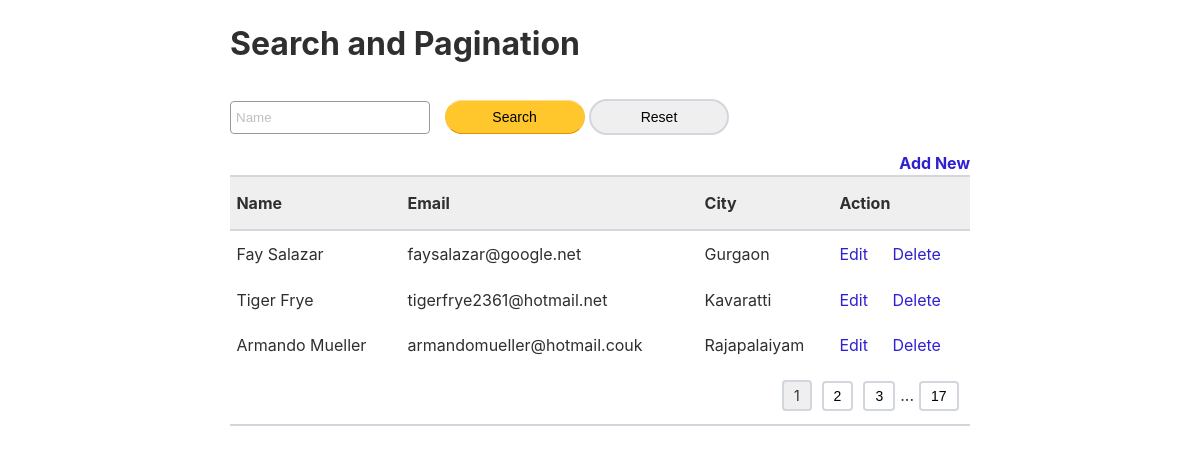
The page / on the database its author committed.
### tables this page shows
CREATE TABLE `users` (
  `id` mediumint(8) unsigned NOT NULL auto_increment,
  `name` varchar(255) default NULL,
  `email` varchar(255) default NULL,
  `city` varchar(255),
  PRIMARY KEY (`id`)
) AUTO_INCREMENT=1;

### lib/DataSource.php (called while the page is built, shortened)
<?php
class DataSource
{
    private $connection;
    function __construct()
    {
        $this->connection = $this->getConnection();
    }
    public function getConnection()
    {
        $connection = new \mysqli(self::HOST, self::USERNAME, self::PASSWORD, self::DATABASENAME);
        $connection->set_charset("utf8");
        return $connection;
    }
    public function execute($query, $paramType = "", $paramArray = array())
    {
        $statement = $this->connection->prepare($query);
        $statement->execute();
        return $statement;
    }
    public function select($query, $paramType = "", $paramArray = array())
    {
        $statement = $this->execute($query, $paramType, $paramArray);
        $result = $statement->get_result();
        if ($result->num_rows > 0) {
            $resultset = null;
            while ($row = $result->fetch_assoc()) {
                $resultset[] = $row;
            }
            return $resultset;
        }
    }
    public function getRecordCount($query, $paramType = "", $paramArray = array())
    {
        $statement = $this->execute($query, $paramType, $paramArray);
        $statement->store_result();
        return $statement->num_rows;
    }
}

### index.php (the view, shortened to what this page needs)
<?php
require_once __DIR__ . '/lib/perpage.php';
require_once __DIR__ . '/lib/DataSource.php';
$database = new DataSource();
$name = "";
$queryCondition = "";
$paramType = "";
$paramValue = [];
$orderby = " ORDER BY id DESC";
$sql = "SELECT * FROM users" . $queryCondition . $orderby;
$href = 'index.php';
$perPage = 3;
$page = 1;
$start = ($page - 1) * $perPage;
$query = $sql . " limit " . $start . "," . $perPage;
$result = $database->select($query, $paramType, $paramValue);
if (! empty($result)) {
    $result["perpage"] = showperpage($sql, $perPage, $href, $paramType, $paramValue);
}
?>
<html>
<head>
    <link rel="stylesheet" type="text/css" href="css/style.css" />
    <link rel="stylesheet" type="text/css" href="css/table.css" />
    <link rel="stylesheet" type="text/css" href="css/form.css" />
</head>
<body>
    <div class="phppot-container">
        <h1>Search and Pagination</h1>
        <div>
            <form name="frmSearch" method="post" action="">
                <div>
                    <p>
                        <input type="text" placeholder="Name"
                            name="search[name]"
                            value="<?php echo $name; ?>" /> <input
                            type="submit" name="go" class="btnSearch"
                            value="Search"> <input type="reset"
                            class="btnReset" value="Reset"
                            onclick="window.location='index.php'">
                    </p>
                </div>
                <div>
                    <a class="font-bold float-right" href="add.php">Add
                        New</a>
                </div>
                <table class="stripped">
                    <thead>
                        <tr>
                            <th>Name</th>
                            <th>Email</th>
                            <th>City</th>
                            <th>Action</th>
                        </tr>
                    </thead>
                    <tbody>
                        <?php
                        if (! empty($result)) {
                            foreach ($result as $key => $value) {
                                if (is_numeric($key)) {
                        ?>
                                    <tr>
                                        <td><?php echo $result[$key]['name']; ?></td>
                                        <td><?php echo $result[$key]['email']; ?></td>
                                        <td><?php echo $result[$key]['city']; ?></td>
                                        <td><a class="mr-20"
                                                href="edit.php?id=<?php echo $result[$key]["id"]; ?>">Edit</a>
                                            <a
                                                href="delete.php?action=delete&id=<?php echo $result[$key]["id"]; ?>">Delete</a>
                                        </td>
                                    </tr>
                            <?php
                                }
                            }
                        }
                        if (isset($result["perpage"])) {
                            ?>
                            <tr>
                                <td colspan="6" align=right> <?php echo $result["perpage"]; ?></td>
                            </tr>
                        <?php } ?>
                    </tbody>
                </table>
            </form>
        </div>
    </div>
</body>
</html>

### lib/perpage.php (shortened to what this page needs)
<?php
function perpage($count, $per_page = '10', $href)
{
    $output = '';
    if ($per_page != 0)
        $pages = ceil($count / $per_page);
    if ($pages >= 1) {
        for ($i = ($_POST["page"] - 2); $i <= ($_POST["page"] + 2); $i ++) {
            if ($i < 1)
                continue;
            if ($_POST["page"] == $i)
                $output = $output . '<span id=' . $i . ' class="current-page" >' . $i . '</span>';
            else
                $output = $output . '<input type="submit" name="page" class="perpage-link" value="' . $i . '" />';
        }
        if (($pages - ($_POST["page"] + 2)) > 1) {
            $output = $output . '...';
        }
        if (($pages - ($_POST["page"] + 2)) > 0) {
            if ($_POST["page"] == $pages)
                $output = $output . '<span id=' . ($pages) . ' class="current-page">' . ($pages) . '</span>';
            else
                $output = $output . '<input type="submit" name="page" class="perpage-link" value="' . $pages . '" />';
        }
    }
    return $output;
}
function showperpage($sql, $per_page = 10, $href, $paramType, $paramValue)
{
    require_once __DIR__ . '/DataSource.php';
    $db_handle = new DataSource();
    $count = $db_handle->getRecordCount($sql, $paramType, $paramValue);
    $perpage = perpage($count, $per_page, $href);
    return $perpage;
}
?>

### css/style.css (style rules this page uses)
body { font-family: -apple-system, BlinkMacSystemFont, Roboto, Segoe UI, Helvetica Neue, Helvetica, Arial, sans-serif; margin: 0 auto; -webkit-font-smoothing: antialiased; box-sizing: border-box; color: #2f2f2f; line-height: 1.5; }
a { text-decoration: none; color: #2f20d1; }
.phppot-container { width: 740px; margin: 20 auto; padding: 0px 20px 0px 20px; }
.font-bold { font-weight: bold; }
.float-right { float: right; }
.mr-20 { margin-right: 20px; }

### css/table.css (style rules this page uses)
table { width: 100%; border-collapse: collapse; border-spacing: 0; border-bottom: 2px solid #d2d6dd; }
th { padding: 1rem 0.4rem; text-align: left; }
td { padding: .8rem 0.4rem; }
thead { border-top: 2px solid #d2d6dd; border-bottom: 2px solid #d2d6dd; background-color: #efefef; }

### css/form.css (style rules this page uses)
input, textarea, select { box-sizing: border-box; width: 200px; height: initial; padding: 8px 5px; border: 1px solid #9a9a9a; border-radius: 4px; }
button, input[type=submit] { padding: 8px 0px; font-size: 1em; cursor: pointer; border-radius: 25px; color: #000000; background-color: #ffc72c; border-color: #ffd98e #ffbe3d #de9300; }
::placeholder { color: #bdbfc4; }

### index.php (style rules this page uses)
button, input[type=submit].btnSearch { width: 140px; font-size: 14px; margin: 10px 0px 0px 10px; }
.btnReset { width: 140px; padding: 8px 0px; font-size: 14px; cursor: pointer; border-radius: 25px; color: #000000; border: 2px solid #d2d6dd; margin-top: 10px; }
button, input[type=submit].perpage-link { width: auto; font-size: 14px; padding: 5px 10px; border: 2px solid #d2d6dd; border-radius: 4px; margin: 0px 5px; background-color: #fff; cursor: pointer; }
.current-page { width: auto; font-size: 14px; padding: 5px 10px; border: 2px solid #d2d6dd; border-radius: 4px; margin: 0px 5px; background-color: #efefef; cursor: pointer; }

### rows shown on the page
users: name "Fay Salazar", email "faysalazar@google.net", city "Gurgaon"
users: name "Tiger Frye", email "tigerfrye2361@hotmail.net", city "Kavaratti"
users: name "Armando Mueller", email "armandomueller@hotmail.couk", city "Rajapalaiyam"

### other values the page prints
$output "..."
